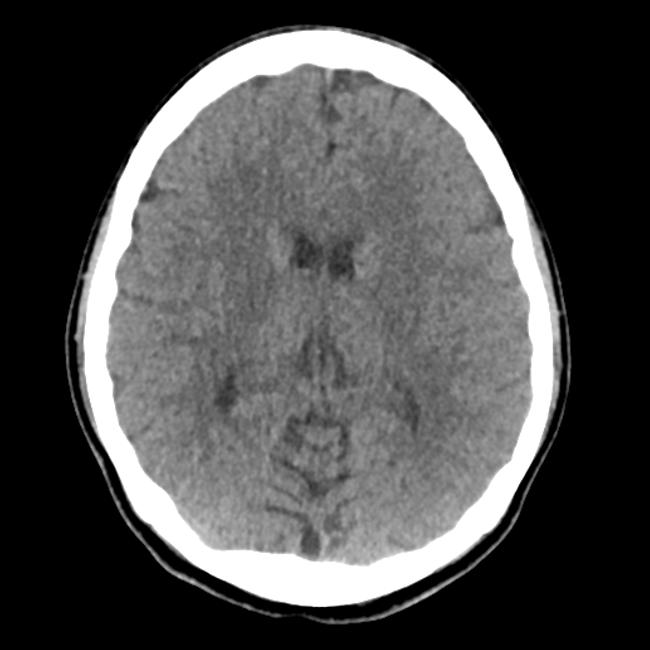
#> input picture data/imported_zip/Brain_Stroke_CT-SCAN_image/Test/Normal/101 (19).jpg, 650 x 650 px
$ python -i localization.py   (imports and definitions only)
#> lines starting #> are read from the running program, lines starting #| are printed output that depends on the picture; after the words box and inside, x2 and y2 are one past the last pixel; in counts of white or black regions, pixels touching at a corner belong together
from __future__ import annotations

from pathlib import Path

import cv2
import numpy as np
from PIL import Image

from .utils import ensure_dir

# Approximate in-plane pixel spacing used to convert pixel area to mm^2.
# Real CT slice spacing is typically ~0.45-0.6 mm/pixel at native resolution;
# we assume a flat 0.5 mm/pixel since the model operates on resized images.
DEFAULT_PIXEL_SPACING_MM = 0.5


def _largest_component(mask: np.ndarray) -> np.ndarray:
    """Return only the largest 8-connected component of a binary mask."""
    if mask is None or mask.size == 0:
        return mask
    mask_u8 = np.uint8(mask > 0)
    n, labels, stats, _ = cv2.connectedComponentsWithStats(mask_u8, connectivity=8)
    if n <= 1:
        return mask_u8
    largest = 1 + int(np.argmax(stats[1:, cv2.CC_STAT_AREA]))
    return (labels == largest).astype(np.uint8)


def brain_mask(original: np.ndarray) -> np.ndarray:
    """Rough brain-tissue mask (bright CT tissue vs dark background)."""
    gray = cv2.cvtColor(np.uint8(original), cv2.COLOR_RGB2GRAY)
    _, mask = cv2.threshold(gray, 0, 255, cv2.THRESH_BINARY + cv2.THRESH_OTSU)
    mask = _largest_component(mask)
    kernel = cv2.getStructuringElement(cv2.MORPH_ELLIPSE, (9, 9))
    mask = cv2.morphologyEx(mask, cv2.MORPH_CLOSE, kernel)
    return mask > 0


# [120 lines left out: functions clean_lesion_mask, compute_lesion_stats, map_brain_region, draw_lesion_overlay, localize_lesion, not called in this run]

>>> import cv2
>>> picture = cv2.cvtColor(cv2.imread('../../data/imported_zip/Brain_Stroke_CT-SCAN_image/Test/Normal/101 (19).jpg'), cv2.COLOR_BGR2RGB)
#> picture is the input picture: shape (650, 650, 3); min 0, max 255, mean 76.9
>>> result = brain_mask(picture)
#> in brain_mask, `_, mask = cv2.threshold(gray, 0, 255, cv2.THRESH_BINARY + cv2.THRESH_O..`:
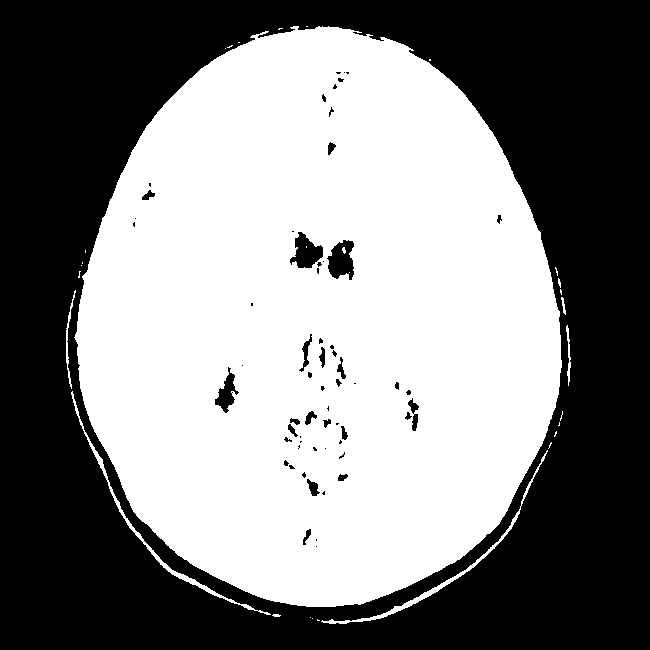
#> mask: shape (650, 650); 51% white; 61 black regions (34 under 20 px), largest, box (x1, y1, x2, y2) and area: (0, 0, 650, 650) 203370, (327, 240, 354, 280) 738, (290, 232, 323, 268) 697
#> in _largest_component, `n, labels, stats, _ = cv2.connectedComponentsWithStats(mask_u8, connec..`:
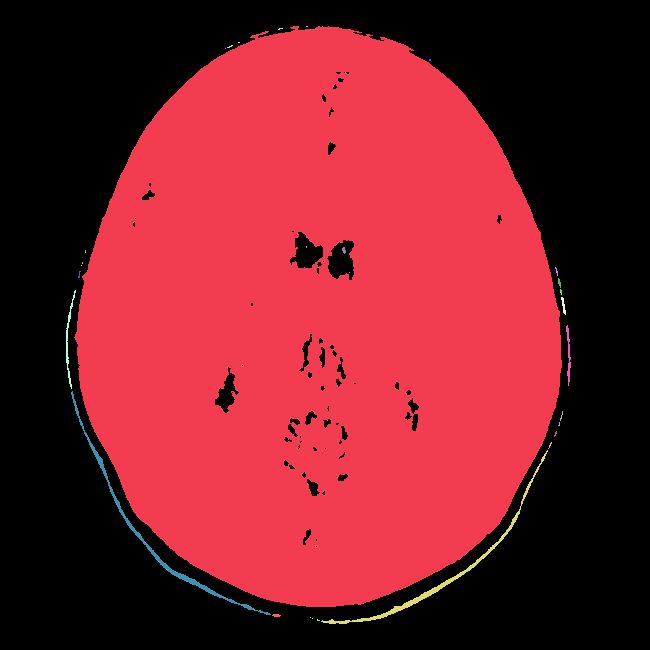
#> labels: shape (650, 650) int32; 31 distinct labels, from 0 to 30; one colour per label, 0 black
#> in _largest_component, `n, labels, stats, _ = cv2.connectedComponentsWithStats(mask_u8, connec..`: n = 31; stats = 31 rows, first 6: [0, 0, 650, 650, 206859], [74, 26, 488, 581, 213117], [306, 26, 2, 1, 2], [278, 28, 5, 2, 6], [238, 42, 2, 1, 2], [227, 45, 6, 3, 8]
#> in _largest_component, `largest = 1 + int(np.argmax(stats[1:, cv2.CC_STAT_AREA]))`: largest = 1
#> in _largest_component, `return (labels == largest).astype(np.uint8)`:
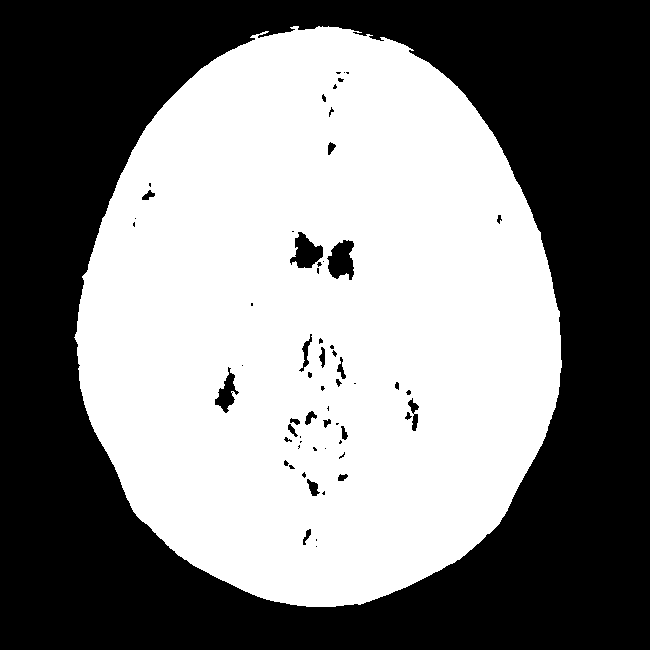
#> returned value: shape (650, 650); values 0 (black) and 1 (white), 50.4% white; 61 black regions (34 under 20 px), largest, box (x1, y1, x2, y2) and area: (0, 0, 650, 650) 205872, (327, 240, 354, 280) 758, (290, 232, 323, 268) 699
#> in brain_mask, `mask = cv2.morphologyEx(mask, cv2.MORPH_CLOSE, kernel)`:
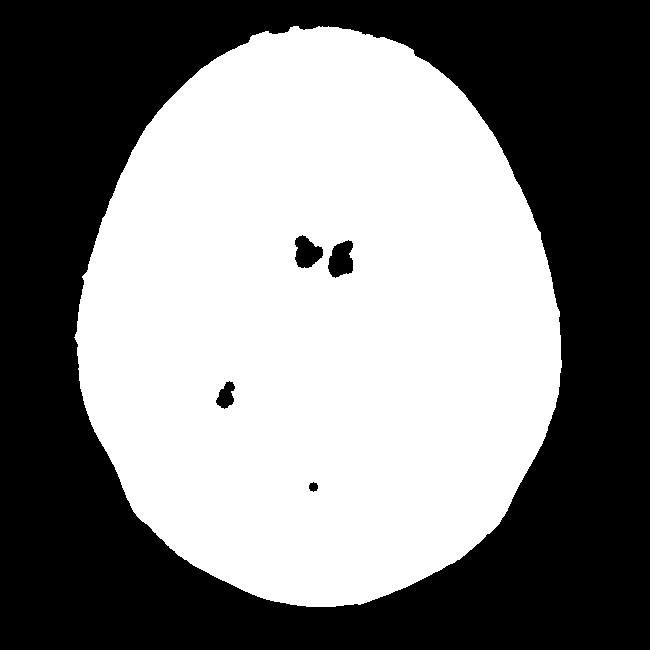
#> mask: shape (650, 650); values 0 (black) and 1 (white), 50.9% white; 5 black regions, box (x1, y1, x2, y2) and area: (0, 0, 650, 650) 205731, (328, 240, 353, 278) 692, (295, 235, 323, 268) 630, (216, 381, 235, 409) 327, (309, 482, 318, 492) 66

$ run again, on data/imported_zip/Brain_Stroke_CT-SCAN_image/Test/Normal/101 (2).jpg
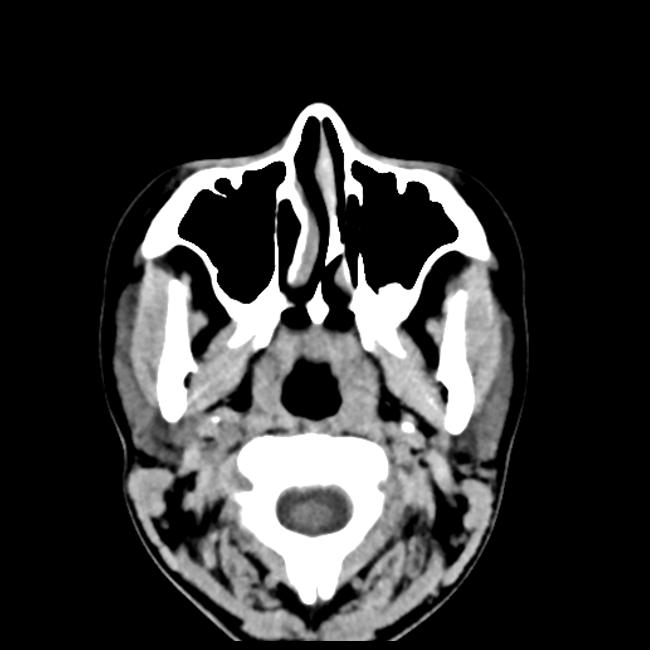
#> input picture data/imported_zip/Brain_Stroke_CT-SCAN_image/Test/Normal/101 (2).jpg, 650 x 650 px
#> picture is the input picture: shape (650, 650, 3); min 0, max 255, mean 50.4
#> mask_u8: shape (650, 650); values 0 (black) and 1 (white), 24.3% white; 30 white regions (23 under 20 px), largest, box (x1, y1, x2, y2) and area: (115, 103, 510, 641) 100947, (291, 500, 332, 530) 807, (152, 556, 240, 641) 367
#> in _largest_component, `n, labels, stats, _ = cv2.connectedComponentsWithStats(mask_u8, connec..`:
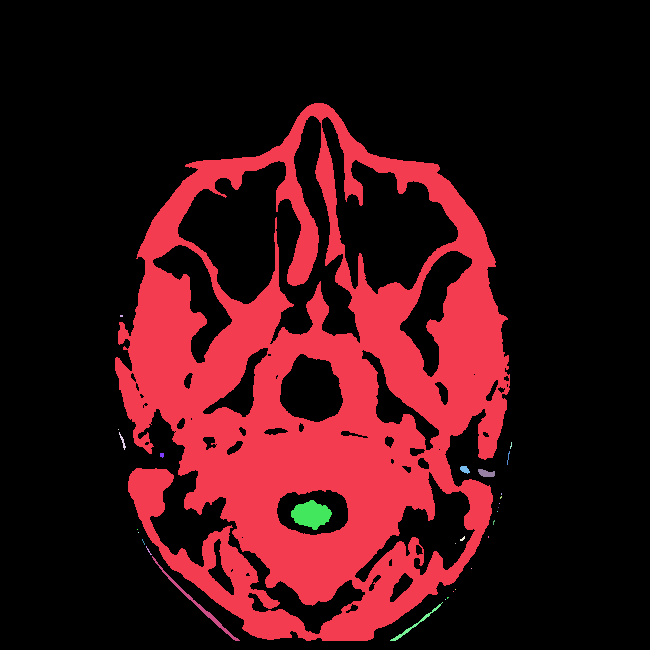
#> labels: shape (650, 650) int32; 31 distinct labels, from 0 to 30; one colour per label, 0 black
#> n = 31; stats = 31 rows, first 6: [0, 0, 650, 650, 319932], [115, 103, 395, 538, 100947], [120, 315, 3, 2, 6], [118, 429, 1, 1, 1], [119, 432, 7, 18, 35], [510, 442, 2, 7, 8]
#> largest = 1
#> in brain_mask, `mask = cv2.morphologyEx(mask, cv2.MORPH_CLOSE, kernel)`:
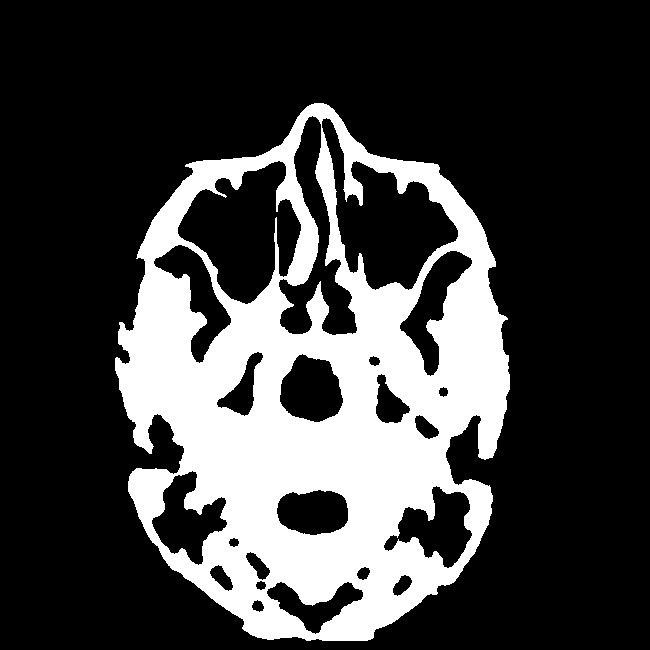
#> mask: shape (650, 650); values 0 (black) and 1 (white), 24.9% white; 1 white region, box (x1, y1, x2, y2) and area: (115, 103, 510, 641) 105177

$ run again, on data/imported_zip/Brain_Stroke_CT-SCAN_image/Test/Normal/102 (7).jpg
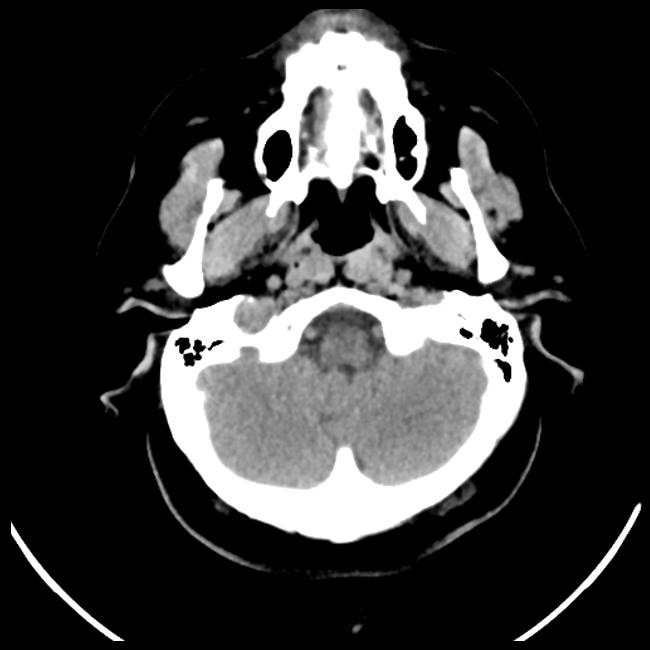
#> input picture data/imported_zip/Brain_Stroke_CT-SCAN_image/Test/Normal/102 (7).jpg, 650 x 650 px
#> picture is the input picture: shape (650, 650, 3); min 0, max 255, mean 58.4
#> mask_u8: shape (650, 650); values 0 (black) and 1 (white), 28.2% white; 35 white regions (18 under 20 px), largest, box (x1, y1, x2, y2) and area: (160, 223, 527, 544) 74411, (160, 10, 522, 299) 39448, (514, 503, 641, 641) 1225
#> in _largest_component, `n, labels, stats, _ = cv2.connectedComponentsWithStats(mask_u8, connec..`:
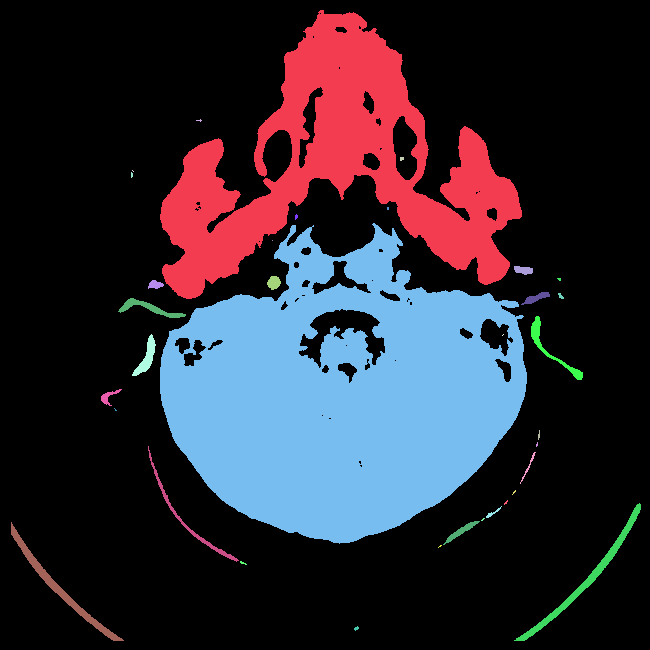
#> labels: shape (650, 650) int32; 36 distinct labels, from 0 to 35; one colour per label, 0 black
#> n = 36; stats = 36 rows, first 6: [0, 0, 650, 650, 303526], [160, 10, 362, 289, 39448], [196, 119, 6, 3, 8], [400, 157, 4, 4, 14], [132, 170, 2, 2, 2], [131, 172, 2, 6, 10]
#> largest = 8
#> in brain_mask, `mask = cv2.morphologyEx(mask, cv2.MORPH_CLOSE, kernel)`:
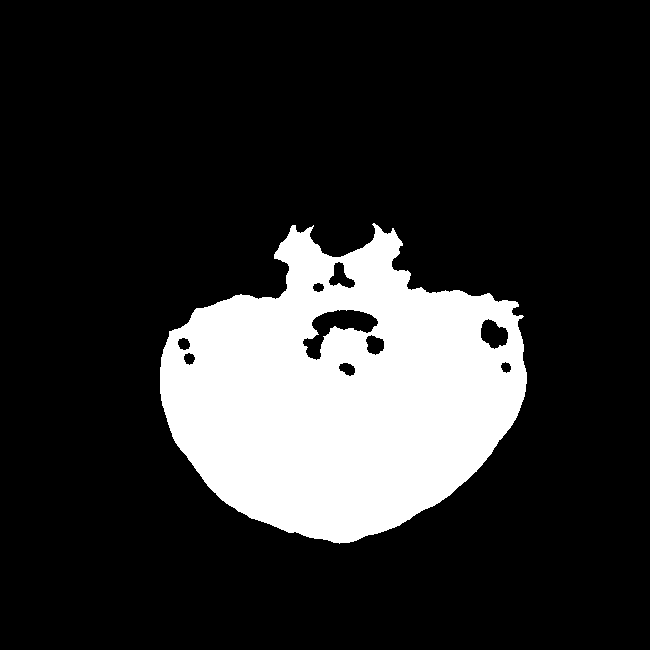
#> mask: shape (650, 650); values 0 (black) and 1 (white), 18% white; 1 white region, box (x1, y1, x2, y2) and area: (160, 223, 527, 544) 76217

$ run again, on data/imported_zip/Brain_Stroke_CT-SCAN_image/Test/Normal/103 (17).jpg
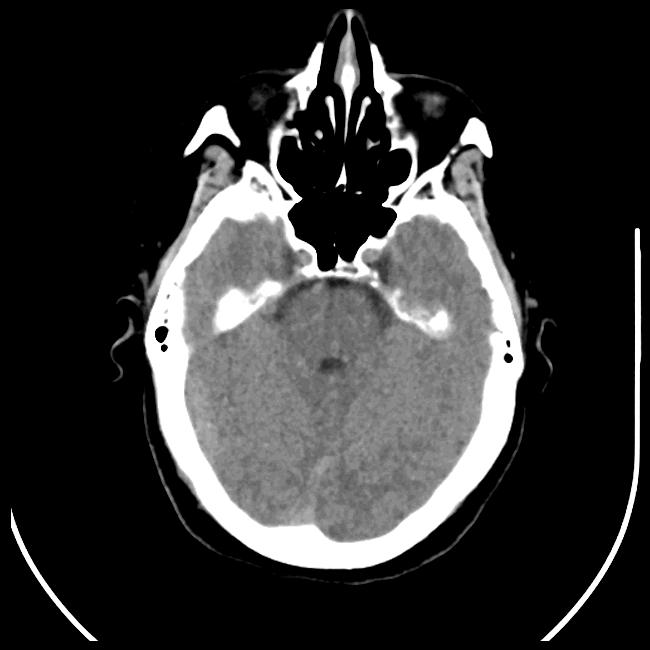
#> input picture data/imported_zip/Brain_Stroke_CT-SCAN_image/Test/Normal/103 (17).jpg, 650 x 650 px
#> picture is the input picture: shape (650, 650, 3); min 0, max 255, mean 52.4
#> mask_u8: shape (650, 650); values 0 (black) and 1 (white), 29.9% white; 53 white regions (30 under 20 px), largest, box (x1, y1, x2, y2) and area: (144, 43, 525, 570) 117716, (540, 228, 641, 641) 2536, (334, 9, 360, 141) 1364
#> in _largest_component, `n, labels, stats, _ = cv2.connectedComponentsWithStats(mask_u8, connec..`:
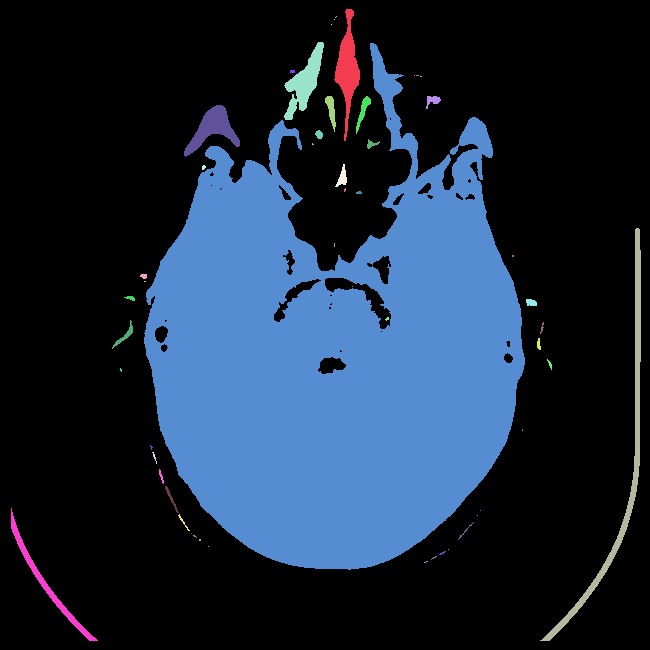
#> labels: shape (650, 650) int32; 54 distinct labels, from 0 to 53; one colour per label, 0 black
#> n = 54; stats = 54 rows, first 6: [0, 0, 650, 650, 296266], [334, 9, 26, 132, 1364], [335, 16, 2, 2, 2], [334, 19, 1, 1, 1], [331, 24, 1, 1, 1], [284, 42, 40, 78, 1258]
#> largest = 6
#> in brain_mask, `mask = cv2.morphologyEx(mask, cv2.MORPH_CLOSE, kernel)`:
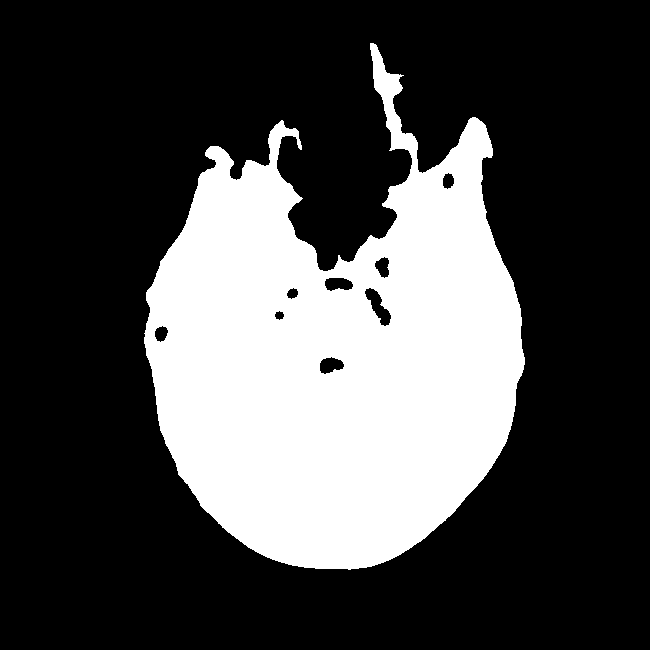
#> mask: shape (650, 650); values 0 (black) and 1 (white), 28.3% white; 1 white region, box (x1, y1, x2, y2) and area: (144, 43, 525, 570) 119436
